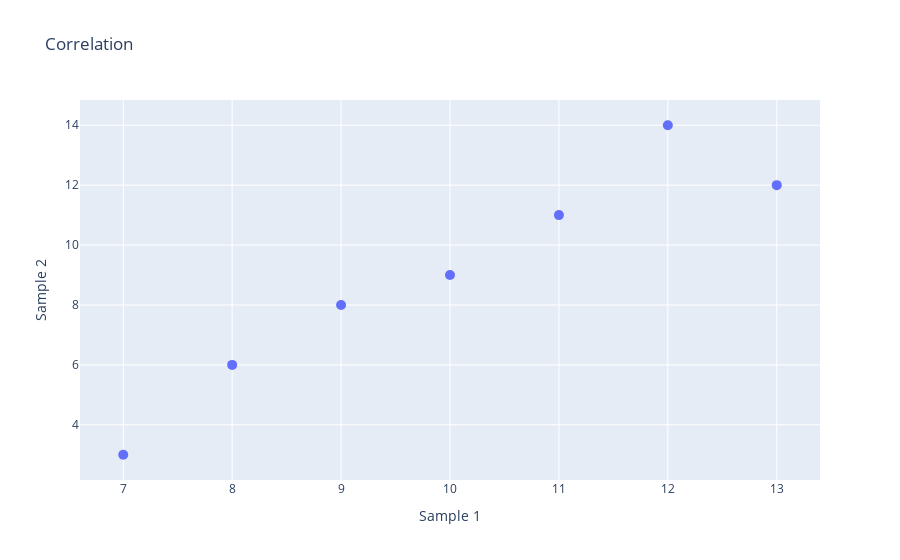

The notebook cell saved with this chart:
### Code cell
trace = go.Scatter(x = x, y = y, name = 'r', mode = 'markers', marker = dict(size = 10))

fig = go.Figure(data = [trace], layout = dict(title = "Correlation", 
                                              xaxis = dict(title = "Sample 1"), yaxis = dict(title = "Sample 2")))

fig.show()

### Figure 1 — Plotly figure (JSON) as saved in the notebook; plotly's stock layout.template omitted (floating-point values rounded to 4 significant figures)
{"data": [{"marker": {"size": 10}, "mode": "markers", "name": "r", "type": "scatter", "x": [12, 9, 8, 10, 11, 13, 7], "y": [14, 8, 6, 9, 11, 12, 3]}], "layout": {"title": {"text": "Correlation"}, "xaxis": {"title": {"text": "Sample 1"}}, "yaxis": {"title": {"text": "Sample 2"}}}}
